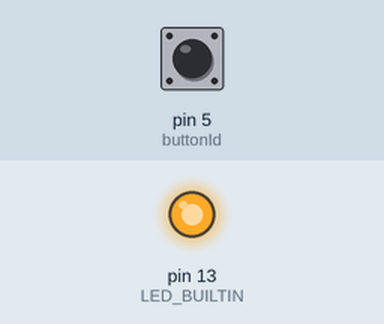
Simulated run of this sketch. Board: Arduino Uno, built with avr-gcc and run on an emulated ATmega328P. Shown: output pins drawn as LEDs (lit = HIGH). Inputs (shaded band) come from the test bench; at power-on: pin 5 (buttonId) HIGH.

Above: at 1.2 s.
1.3 s: pin 5 (buttonId) pulled LOW for 0.15 s
At 1.37 s:
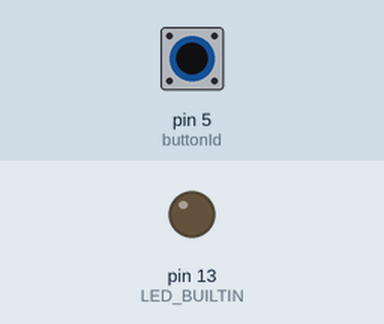
2.9 s: pin 5 (buttonId) pulled LOW for 3.2 s
At 6.4 s:
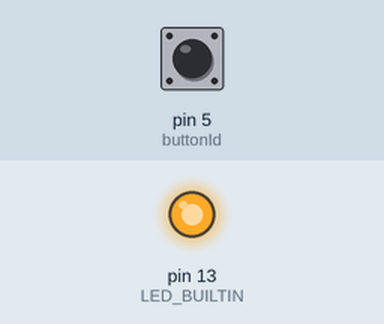
Timing chart, 0 to 7.9 s (numbered marks = the images above; inputs shaded):
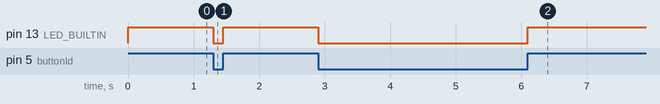

The sketch:

button_press_led.ino
```cpp
int val = LOW;
int buttonId = 5;

void setup() {
  // put your setup code here, to run once:
  pinMode(LED_BUILTIN, OUTPUT);
  pinMode(buttonId, INPUT_PULLUP);
}

void loop() {
  // put your main code here, to run repeatedly:
  val = digitalRead(buttonId);
  digitalWrite(LED_BUILTIN, val);
}
```

Measured:
- after the input at 1.3 s, pin 13 (LED_BUILTIN): HIGH → LOW at once, → HIGH 0.15 s later
- after the input at 2.9 s, pin 13 (LED_BUILTIN): HIGH → LOW at once, → HIGH 3.2 s later
